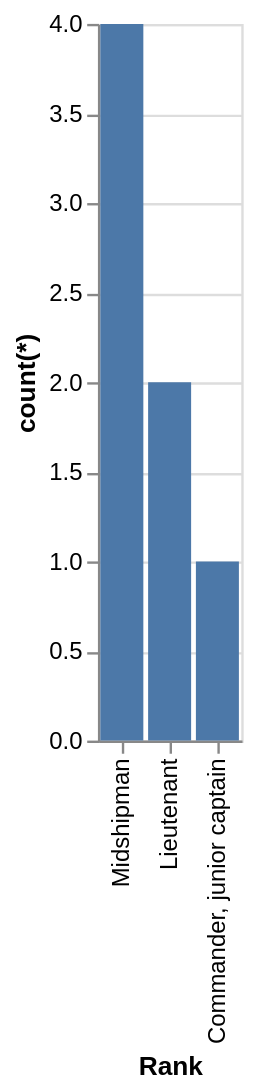

Write a Vega-Lite specification for this figure.
### Vega-Lite specification from a JSON file in a GitHub repository (floating-point values rounded to 4 significant figures)
{"data": {"values": [{"x_data": "Commander, junior captain", "y_data": 1}, {"x_data": "Lieutenant", "y_data": 2}, {"x_data": "Midshipman", "y_data": 4}]}, "mark": "bar", "encoding": {"x": {"field": "x_data", "type": "nominal", "title": "Rank", "sort": "descending"}, "y": {"field": "y_data", "type": "quantitative", "title": "count(*)"}}}
